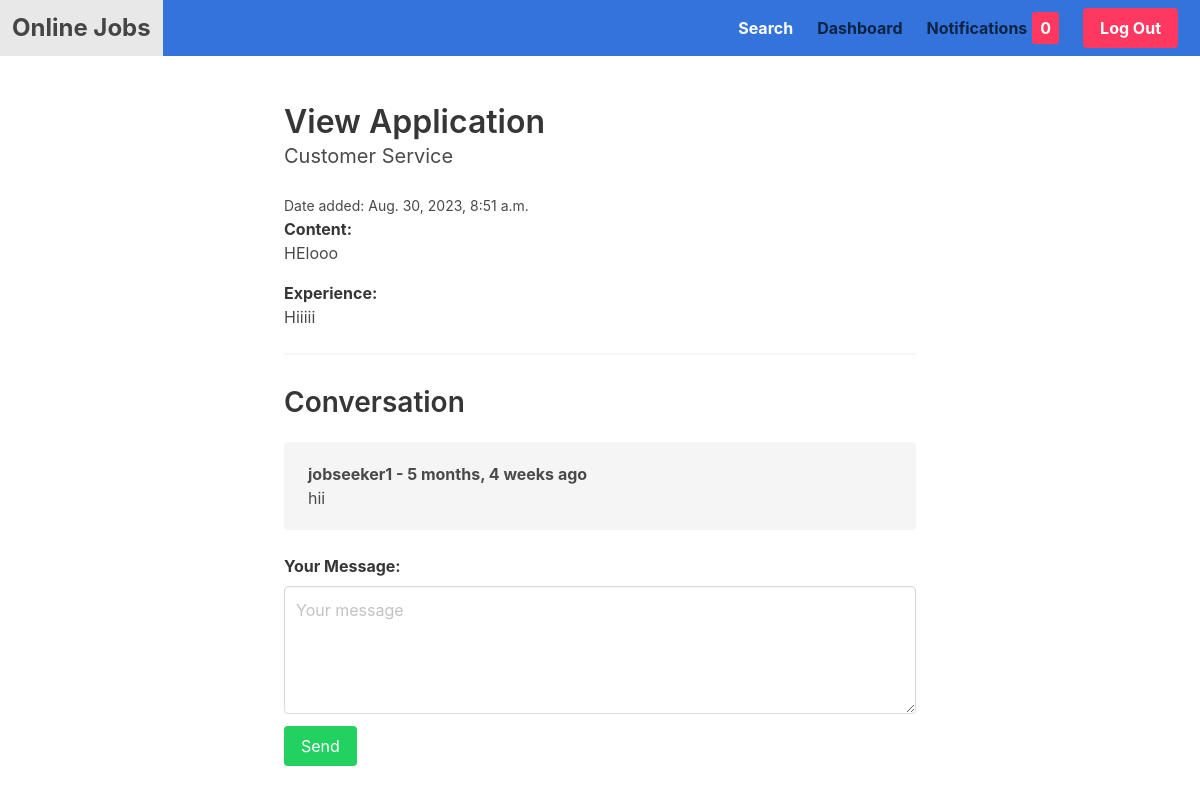
Screenshot of /dashboard/application/1/ (signed in) with the database file from the repository.
### apps/job/models.py (models this page shows, shortened)
class Application(models.Model):
	job = models.ForeignKey(Job, related_name='applications', on_delete=models.CASCADE)
	content = models.TextField()
	experience = models.TextField()
	created_by = models.ForeignKey(User, related_name='applications', on_delete=models.CASCADE)
	created_at = models.DateTimeField(auto_now_add=True)

class Job(models.Model):
	created_by = models.ForeignKey(User, on_delete=models.CASCADE, null=True)
	SIZE_1_9 = 'size_1-9'
	SIZE_10_49 = 'size_10-49'
	SIZE_50_99 = 'size_50-99'
	SIZE_100 = 'size_100'
	CHOICES_SIZE = (
		(SIZE_1_9, '1-9'),
		(SIZE_10_49, '10-49'),
		(SIZE_50_99, '50-99'),
		(SIZE_100, '100+'),
		)
	ACTIVE = 'active'
	EMPLOYED = 'employed'
	ARCHIVED = 'archived'
	CHOICES_STATUS = (
        (ACTIVE, 'Active'),
        (EMPLOYED, 'Employed'),
        (ARCHIVED, 'Archived'),
        )
	title = models.CharField(max_length=255)
	short_description = models.TextField()
	long_description = models.TextField(blank=True, null=True)
	company_name = models.CharField(max_length=255)
	company_address = models.CharField(max_length=255, blank=True, null=True)
	company_zipcode = models.CharField(max_length=255, blank=True, null=True)
	company_place = models.CharField(max_length=255, blank=True, null=True)
	company_country = models.CharField(max_length=255, blank=True, null=True)
	company_size = models.CharField(max_length=20, choices=CHOICES_SIZE, default=SIZE_1_9)
	created_by = models.ForeignKey(User, related_name='jobs', on_delete=models.CASCADE)
	created_at = models.DateTimeField(auto_now_add=True)
	changed_at = models.DateTimeField(auto_now=True)
	status = models.CharField(max_length=20, choices=CHOICES_STATUS, default=ACTIVE)

### apps/userprofile/models.py (models this page shows)
class ConversationMessage(models.Model):
	application = models.ForeignKey(Application, related_name='conversationmessages', on_delete=models.CASCADE)
	content = models.TextField()
	created_by = models.ForeignKey(User, related_name='conversationmessages', on_delete=models.CASCADE)
	created_at = models.DateTimeField(auto_now_add=True)
	class Meta:
		ordering = ['created_at']

### apps/userprofile/views.py (the view, shortened to what this page needs)
# urls.py: path('application/<int:application_id>/', view_application, name='view_application'),
@login_required
def view_application(request, application_id):
	if request.user.userprofile.is_employer:
		application = get_object_or_404(Application, pk=application_id, job__created_by=request.user)
	else:
		application = get_object_or_404(Application, pk=application_id, created_by=request.user)
	return render(request, 'userprofile/view_application.html', {'application': application})

### apps/notification/context_processors.py (called while the page is built)
def notifications(request):
	if request.user.is_authenticated:
		return {'notifications': request.user.notifications.filter(is_read=False)}
	else:
		return {'notifications': []}

### apps/userprofile/templates/userprofile/view_application.html (shortened to what this page needs)
{% extends 'core/base.html' %}
{% block content %}
    <div class="container">
        <div class="columns">
            <div class="column is-8 is-offset-2">
                <h1 class="title">View Application</h1>
                <h2 class="subtitle">{{ application.job.title }}</h2>
                <small>Date added: {{ application.created_at }}</small>
                <div class="content">
                    <p><strong>Content: </strong><br>{{ application.content }}</p>
                    <p><strong>Experience: </strong><br>{{ application.experience }}</p>
                    <hr>
                    <h2 class="subtitle">Conversation</h2>
                    {% for message in application.conversationmessages.all %}
                        <div class="notification">
                            <b>{{ message.created_by.username }} - {{ message.created_at|timesince }} ago</b><br>
                            {{ message.content }}
                        </div>
                    {% empty %}
                        <p>No messages yet....</p>
                    {% endfor %}
                    <form method="post" action=".">
                        <div class="field">
                            <label for="id_content" class="label">Your Message:</label>
                            <div class="control">
                                <textarea class="textarea" placeholder="Your message" name="content" id="id_content"></textarea>
                            </div>
                        </div>
                        <div class="field">
                            <div class="control">
                                <button class="button is-success">Send</button>
                            </div>
                        </div>
                    </form>
                </div>
            </div>
        </div>
    </div>
{% endblock %}

### apps/core/templates/core/base.html (style rules this page uses)
.button { margin-right: 10px; }
.button.is-success { background-color: #23d160; }

### rows the page displays
Application: job "Customer Service", created_at "Aug. 30, 2023, 8:51 a.m.", content "HElooo", experience "Hiiiii"
ConversationMessage: created_by.username "jobseeker1", created_at "5 months, 4 weeks", content "hii"

### other values shown
{{ notifications.count }} "0"
